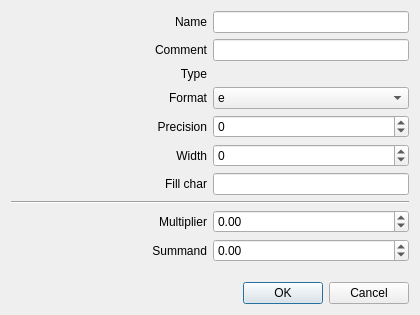
<?xml version="1.0" encoding="UTF-8"?>
<ui version="4.0">
 <class>AWFloatFormatter</class>
 <widget class="QDialog" name="AWFloatFormatter">
  <property name="geometry">
   <rect>
    <x>0</x>
    <y>0</y>
    <width>420</width>
    <height>315</height>
   </rect>
  </property>
  <property name="windowTitle">
   <string>Configuration</string>
  </property>
  <layout class="QVBoxLayout" name="verticalLayout">
   <item>
    <layout class="QHBoxLayout" name="layout_name">
     <item>
      <widget class="QLabel" name="label_name">
       <property name="sizePolicy">
        <sizepolicy hsizetype="Expanding" vsizetype="Preferred">
         <horstretch>0</horstretch>
         <verstretch>0</verstretch>
        </sizepolicy>
       </property>
       <property name="text">
        <string>Name</string>
       </property>
       <property name="alignment">
        <set>Qt::AlignRight|Qt::AlignTrailing|Qt::AlignVCenter</set>
       </property>
      </widget>
     </item>
     <item>
      <widget class="QLineEdit" name="lineEdit_name"/>
     </item>
    </layout>
   </item>
   <item>
    <layout class="QHBoxLayout" name="layout_comment">
     <item>
      <widget class="QLabel" name="label_comment">
       <property name="sizePolicy">
        <sizepolicy hsizetype="Expanding" vsizetype="Preferred">
         <horstretch>0</horstretch>
         <verstretch>0</verstretch>
        </sizepolicy>
       </property>
       <property name="text">
        <string>Comment</string>
       </property>
       <property name="alignment">
        <set>Qt::AlignRight|Qt::AlignTrailing|Qt::AlignVCenter</set>
       </property>
      </widget>
     </item>
     <item>
      <widget class="QLineEdit" name="lineEdit_comment"/>
     </item>
    </layout>
   </item>
   <item>
    <layout class="QHBoxLayout" name="layout_type">
     <item>
      <widget class="QLabel" name="label_type">
       <property name="text">
        <string>Type</string>
       </property>
       <property name="alignment">
        <set>Qt::AlignRight|Qt::AlignTrailing|Qt::AlignVCenter</set>
       </property>
      </widget>
     </item>
     <item>
      <widget class="QLabel" name="label_typeValue">
       <property name="text">
        <string/>
       </property>
      </widget>
     </item>
    </layout>
   </item>
   <item>
    <layout class="QHBoxLayout" name="layout_format">
     <item>
      <widget class="QLabel" name="label_format">
       <property name="text">
        <string>Format</string>
       </property>
       <property name="alignment">
        <set>Qt::AlignRight|Qt::AlignTrailing|Qt::AlignVCenter</set>
       </property>
      </widget>
     </item>
     <item>
      <widget class="QComboBox" name="comboBox_format">
       <item>
        <property name="text">
         <string notr="true">e</string>
        </property>
       </item>
       <item>
        <property name="text">
         <string notr="true">E</string>
        </property>
       </item>
       <item>
        <property name="text">
         <string notr="true">f</string>
        </property>
       </item>
       <item>
        <property name="text">
         <string notr="true">g</string>
        </property>
       </item>
       <item>
        <property name="text">
         <string notr="true">G</string>
        </property>
       </item>
      </widget>
     </item>
    </layout>
   </item>
   <item>
    <layout class="QHBoxLayout" name="layout_precision">
     <item>
      <widget class="QLabel" name="label_precision">
       <property name="text">
        <string>Precision</string>
       </property>
       <property name="alignment">
        <set>Qt::AlignRight|Qt::AlignTrailing|Qt::AlignVCenter</set>
       </property>
      </widget>
     </item>
     <item>
      <widget class="QSpinBox" name="spinBox_precision">
       <property name="minimum">
        <number>-1</number>
       </property>
       <property name="maximum">
        <number>10000</number>
       </property>
      </widget>
     </item>
    </layout>
   </item>
   <item>
    <layout class="QHBoxLayout" name="layout_width">
     <item>
      <widget class="QLabel" name="label_width">
       <property name="text">
        <string>Width</string>
       </property>
       <property name="alignment">
        <set>Qt::AlignRight|Qt::AlignTrailing|Qt::AlignVCenter</set>
       </property>
      </widget>
     </item>
     <item>
      <widget class="QSpinBox" name="spinBox_width">
       <property name="minimum">
        <number>-10000</number>
       </property>
       <property name="maximum">
        <number>10000</number>
       </property>
      </widget>
     </item>
    </layout>
   </item>
   <item>
    <layout class="QHBoxLayout" name="layout_fill">
     <item>
      <widget class="QLabel" name="label_fill">
       <property name="sizePolicy">
        <sizepolicy hsizetype="Expanding" vsizetype="Preferred">
         <horstretch>0</horstretch>
         <verstretch>0</verstretch>
        </sizepolicy>
       </property>
       <property name="text">
        <string>Fill char</string>
       </property>
       <property name="alignment">
        <set>Qt::AlignRight|Qt::AlignTrailing|Qt::AlignVCenter</set>
       </property>
      </widget>
     </item>
     <item>
      <widget class="QLineEdit" name="lineEdit_fill">
       <property name="maxLength">
        <number>1</number>
       </property>
      </widget>
     </item>
    </layout>
   </item>
   <item>
    <widget class="Line" name="line">
     <property name="orientation">
      <enum>Qt::Horizontal</enum>
     </property>
    </widget>
   </item>
   <item>
    <layout class="QHBoxLayout" name="layout_multiplier">
     <item>
      <widget class="QLabel" name="label_multiplier">
       <property name="text">
        <string>Multiplier</string>
       </property>
       <property name="alignment">
        <set>Qt::AlignRight|Qt::AlignTrailing|Qt::AlignVCenter</set>
       </property>
      </widget>
     </item>
     <item>
      <widget class="QDoubleSpinBox" name="doubleSpinBox_multiplier">
       <property name="minimum">
        <double>-1000000000.000000000000000</double>
       </property>
       <property name="maximum">
        <double>1000000000.000000000000000</double>
       </property>
      </widget>
     </item>
    </layout>
   </item>
   <item>
    <layout class="QHBoxLayout" name="layout_summand">
     <item>
      <widget class="QLabel" name="label_summand">
       <property name="text">
        <string>Summand</string>
       </property>
       <property name="alignment">
        <set>Qt::AlignRight|Qt::AlignTrailing|Qt::AlignVCenter</set>
       </property>
      </widget>
     </item>
     <item>
      <widget class="QDoubleSpinBox" name="doubleSpinBox_summand">
       <property name="minimum">
        <double>-1000000000.000000000000000</double>
       </property>
       <property name="maximum">
        <double>1000000000.000000000000000</double>
       </property>
      </widget>
     </item>
    </layout>
   </item>
   <item>
    <spacer name="verticalSpacer">
     <property name="orientation">
      <enum>Qt::Vertical</enum>
     </property>
     <property name="sizeHint" stdset="0">
      <size>
       <width>20</width>
       <height>40</height>
      </size>
     </property>
    </spacer>
   </item>
   <item>
    <widget class="QDialogButtonBox" name="buttonBox">
     <property name="orientation">
      <enum>Qt::Horizontal</enum>
     </property>
     <property name="standardButtons">
      <set>QDialogButtonBox::Cancel|QDialogButtonBox::Ok</set>
     </property>
    </widget>
   </item>
  </layout>
 </widget>
 <resources/>
 <connections>
  <connection>
   <sender>buttonBox</sender>
   <signal>accepted()</signal>
   <receiver>AWFloatFormatter</receiver>
   <slot>accept()</slot>
   <hints>
    <hint type="sourcelabel">
     <x>248</x>
     <y>254</y>
    </hint>
    <hint type="destinationlabel">
     <x>157</x>
     <y>274</y>
    </hint>
   </hints>
  </connection>
  <connection>
   <sender>buttonBox</sender>
   <signal>rejected()</signal>
   <receiver>AWFloatFormatter</receiver>
   <slot>reject()</slot>
   <hints>
    <hint type="sourcelabel">
     <x>316</x>
     <y>260</y>
    </hint>
    <hint type="destinationlabel">
     <x>286</x>
     <y>274</y>
    </hint>
   </hints>
  </connection>
 </connections>
</ui>
